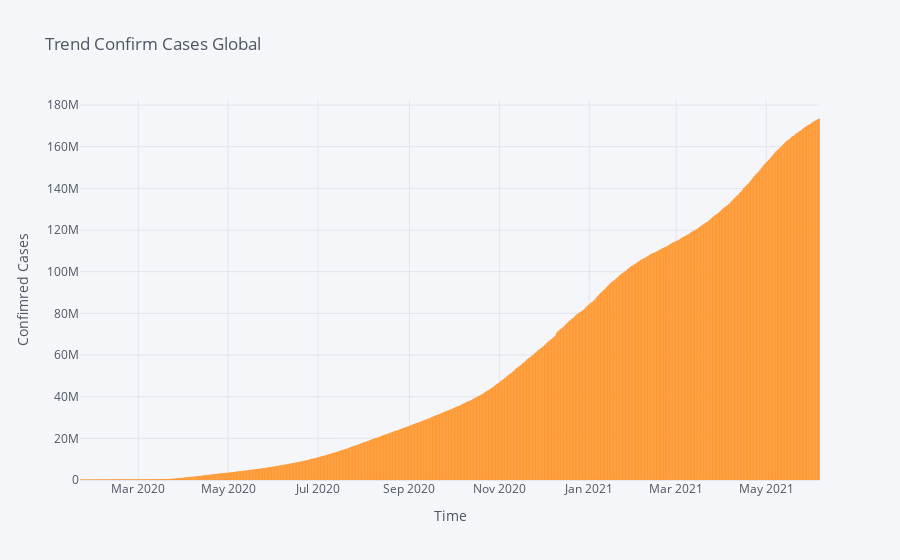

Here is the notebook cell this chart was saved with:
### Markdown cell above
### **Trend Confirmed Cases**

### Code cell
dataGroup.iplot(kind = "bar", y = "Confirmed", title = "Trend Confirm Cases Global",xTitle = "Time", yTitle = 'Confimred Cases')

### Figure 1 — Plotly figure (JSON) as saved in the notebook; plotly's stock layout.template omitted (floating-point values rounded to 4 significant figures; data arrays with more than 128 entries replaced by an {"elided": "..."} marker saying what was removed)
{"data": [{"marker": {"color": "rgba(255, 153, 51, 0.6)", "line": {"color": "rgba(255, 153, 51, 1.0)", "width": 1}}, "name": "Confirmed", "orientation": "v", "text": "", "type": "bar", "x": {"elided": "502 str values"}, "y": {"elided": "502 int values"}}], "layout": {"legend": {"bgcolor": "#F5F6F9", "font": {"color": "#4D5663"}}, "paper_bgcolor": "#F5F6F9", "plot_bgcolor": "#F5F6F9", "title": {"font": {"color": "#4D5663"}, "text": "Trend Confirm Cases Global"}, "xaxis": {"gridcolor": "#E1E5ED", "showgrid": true, "tickfont": {"color": "#4D5663"}, "title": {"font": {"color": "#4D5663"}, "text": "Time"}, "zerolinecolor": "#E1E5ED"}, "yaxis": {"gridcolor": "#E1E5ED", "showgrid": true, "tickfont": {"color": "#4D5663"}, "title": {"font": {"color": "#4D5663"}, "text": "Confimred Cases"}, "zerolinecolor": "#E1E5ED"}}}
